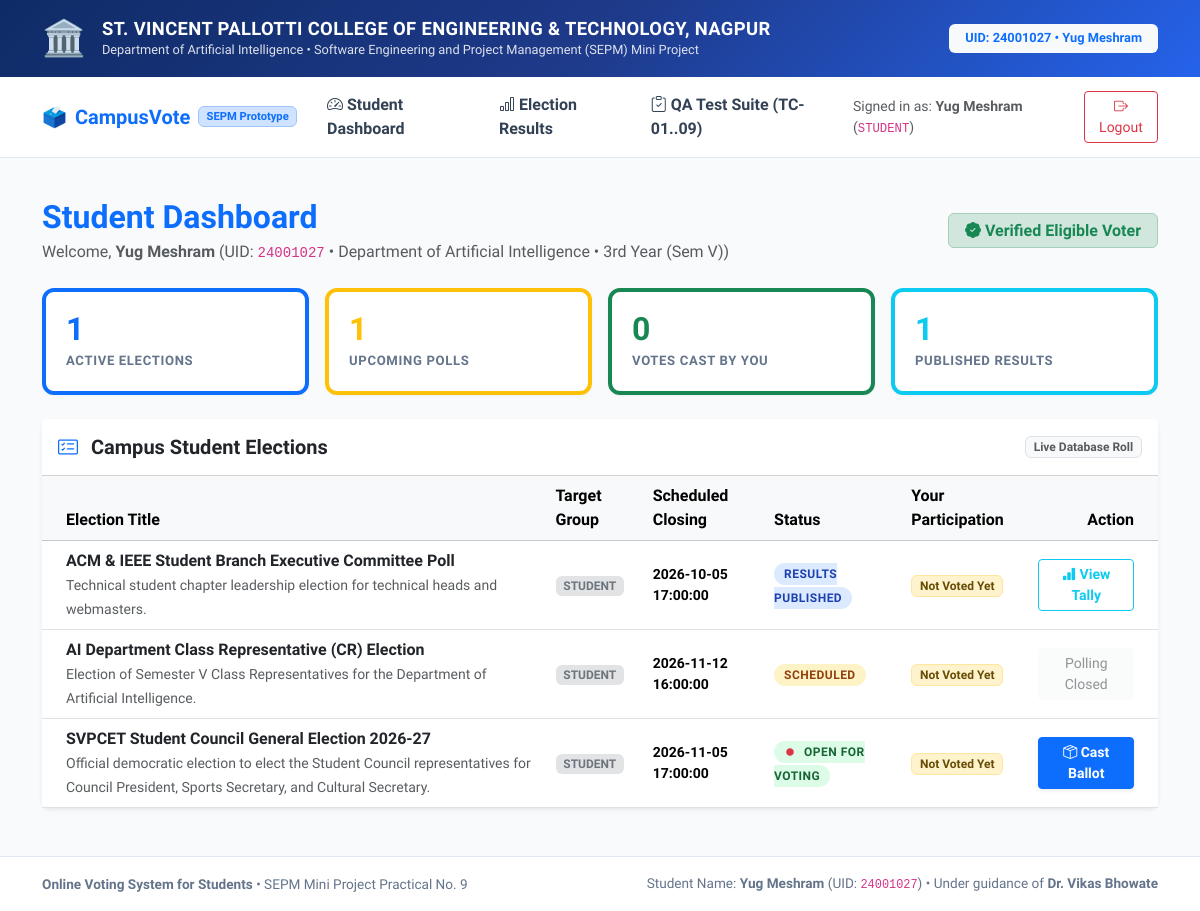
The page /student/dashboard (signed in) on the database its author committed.
### tables this page shows
CREATE TABLE elections (
        id INTEGER PRIMARY KEY AUTOINCREMENT,
        title TEXT NOT NULL,
        description TEXT,
        target_role TEXT NOT NULL DEFAULT 'student',
        status TEXT NOT NULL CHECK(status IN ('Draft', 'Scheduled', 'Open', 'Closed', 'Published')),
        start_time TEXT,
        end_time TEXT,
        created_by TEXT DEFAULT 'admin',
        created_at TIMESTAMP DEFAULT CURRENT_TIMESTAMP
    );

### server.py (the view)
        def wrapper(*args, **kwargs):
            user = get_current_user()
            if not user:
                flash("Please log in to access this portal.", "warning")
                return redirect(url_for('login_portal'))
            if user['role'] not in roles:
                flash(f"Access denied: This portal is reserved for {', '.join(roles).upper()}.", "danger")
                return redirect(url_for('index'))
            return f(*args, **kwargs)

### auth.py (called while the page is built)
def check_has_voted(user_id, election_id):
    conn = get_connection()
    cursor = conn.cursor()
    cursor.execute("SELECT id, receipt_code, voted_at FROM voter_records WHERE user_id = ? AND election_id = ?", (user_id, election_id))
    row = cursor.fetchone()
    conn.close()
    if row:
        return True, dict(row)
    return False, None

### database.py (called while the page is built)
def get_connection():
    conn = sqlite3.connect(DB_PATH, check_same_thread=False)
    conn.row_factory = sqlite3.Row
    return conn

### server.py (called while the page is built)
def get_current_user():
    return session.get('user')

def require_role(roles):
    def decorator(f):
        def wrapper(*args, **kwargs):
            user = get_current_user()
            if not user:
                flash("Please log in to access this portal.", "warning")
                return redirect(url_for('login_portal'))
            if user['role'] not in roles:
                flash(f"Access denied: This portal is reserved for {', '.join(roles).upper()}.", "danger")
                return redirect(url_for('index'))
            return f(*args, **kwargs)
        wrapper.__name__ = f.__name__
        return wrapper
    return decorator

### templates/student_dashboard.html (shortened to what this page needs)
{% extends "base.html" %}
{% block content %}
<div class="row align-items-center mb-4">
    <div class="col-md-8">
        <h2 class="fw-bold text-primary mb-1">Student Dashboard</h2>
        <p class="text-muted mb-0">
            Welcome, <strong>{{ user.name }}</strong> (UID: <code>{{ user.identifier }}</code> • {{ user.department }} • {{ user.year }})
        </p>
    </div>
    <div class="col-md-4 text-md-end mt-3 mt-md-0">
        <span class="badge bg-success-subtle text-success border border-success-subtle px-3 py-2 fs-6">
            <i class="bi bi-patch-check-fill"></i> Verified Eligible Voter
        </span>
    </div>
</div>
<div class="row g-3 mb-4">
    <div class="col-md-3 col-6">
        <div class="stat-card border-start border-4 border-primary">
            <div class="stat-value text-primary">{{ stats.active_elections }}</div>
            <div class="stat-label">Active Elections</div>
        </div>
    </div>
    <div class="col-md-3 col-6">
        <div class="stat-card border-start border-4 border-warning">
            <div class="stat-value text-warning">{{ stats.upcoming_elections }}</div>
            <div class="stat-label">Upcoming Polls</div>
        </div>
    </div>
    <div class="col-md-3 col-6">
        <div class="stat-card border-start border-4 border-success">
            <div class="stat-value text-success">{{ stats.votes_cast }}</div>
            <div class="stat-label">Votes Cast by You</div>
        </div>
    </div>
    <div class="col-md-3 col-6">
        <div class="stat-card border-start border-4 border-info">
            <div class="stat-value text-info">{{ stats.published_results }}</div>
            <div class="stat-label">Published Results</div>
        </div>
    </div>
</div>
<div class="card border-0 shadow-sm rounded-3 mb-4">
    <div class="card-header bg-white py-3 d-flex justify-content-between align-items-center">
        <h5 class="mb-0 fw-bold"><i class="bi bi-card-checklist text-primary me-2"></i> Campus Student Elections</h5>
        <span class="badge bg-light text-muted border">Live Database Roll</span>
    </div>
    <div class="card-body p-0">
        <div class="table-responsive">
            <table class="table table-hover align-middle mb-0">
                <thead class="table-light">
                    <tr>
                        <th class="ps-4">Election Title</th>
                        <th>Target Group</th>
                        <th>Scheduled Closing</th>
                        <th>Status</th>
                        <th>Your Participation</th>
                        <th class="text-end pe-4">Action</th>
                    </tr>
                </thead>
                <tbody>
                    {% for elec in elections %}
                    <tr>
                        <td class="ps-4">
                            <div class="fw-bold text-dark">{{ elec.title }}</div>
                            <small class="text-muted">{{ elec.description }}</small>
                        </td>
                        <td>
                            <span class="badge bg-secondary-subtle text-secondary">{{ elec.target_role.upper() }}</span>
                        </td>
                        <td>
                            <div class="small fw-semibold">{{ elec.end_time }}</div>
                        </td>
                        <td>
                            {% if elec.status == 'Open' %}
                                <span class="badge-status status-open"><i class="bi bi-record-fill text-danger me-1"></i> Open for Voting</span>
                            {% elif elec.status == 'Scheduled' %}
                                <span class="badge-status status-scheduled">Scheduled</span>
                            {% elif elec.status == 'Published' %}
                                <span class="badge-status status-published">Results Published</span>
                            {% else %}
                                <span class="badge-status status-closed">Closed</span>
                            {% endif %}
                        </td>
                        <td>
                            {% if elec.has_voted %}
                                <span class="badge bg-success text-white py-1 px-2">
                                    <i class="bi bi-check-circle-fill"></i> Voted
                                </span>
                                <div class="small text-muted mt-1" style="font-size: 0.75rem;">
                                    <code>{{ elec.receipt_code }}</code>
                                </div>
                            {% else %}
                                <span class="badge bg-warning-subtle text-warning-emphasis border border-warning-subtle">
                                    Not Voted Yet
                                </span>
                            {% endif %}
                        </td>
                        <td class="text-end pe-4">
                            {% if elec.status == 'Open' %}
                                {% if elec.has_voted %}
                                    <a href="{{ url_for('view_receipt', receipt_code=elec.receipt_code) }}" class="btn btn-outline-success btn-sm fw-semibold">
                                        <i class="bi bi-receipt"></i> View Certificate
                                    </a>
                                {% else %}
                                    <a href="{{ url_for('ballot_screen', election_id=elec.id) }}" class="btn btn-primary btn-sm fw-bold px-3 shadow-sm">
                                        <i class="bi bi-box-seam"></i> Cast Ballot
                                    </a>
                                {% endif %}
                            {% elif elec.status == 'Published' %}
                                <a href="{{ url_for('published_results') }}" class="btn btn-outline-info btn-sm fw-semibold">
                                    <i class="bi bi-bar-chart-fill"></i> View Tally
                                </a>
                            {% else %}
                                <button class="btn btn-light btn-sm text-muted" disabled>Polling Closed</button>
                            {% endif %}
                        </td>
                    </tr>
                    {% endfor %}
                </tbody>
            </table>
        </div>
    </div>
</div>
{% endblock %}

### templates/base.html (style rules this page uses)
:root { --primary-blue: #1E3A8A; --accent-blue: #3B82F6; --light-bg: #F8FAFC; --card-border: #E2E8F0; --text-main: #0F172A; --text-muted: #64748B; }
body { font-family: 'Plus Jakarta Sans', sans-serif; background-color: var(--light-bg); color: var(--text-main); min-height: 100vh; display: flex; flex-direction: column; }
.stat-card { background: white; border: 1px solid var(--card-border); border-radius: 12px; padding: 20px; box-shadow: 0 1px 3px rgba(0,0,0,0.04); transition: transform 0.15s ease, box-shadow 0.15s ease; }
.stat-value { font-size: 2rem; font-weight: 800; color: var(--text-main); line-height: 1.1; }
.stat-label { font-size: 0.82rem; font-weight: 600; text-transform: uppercase; letter-spacing: 0.05em; color: var(--text-muted); margin-top: 4px; }
.badge-status { font-size: 0.75rem; font-weight: 700; text-transform: uppercase; padding: 4px 10px; border-radius: 9999px; letter-spacing: 0.04em; }
.status-open { background: #DCFCE7; color: #166534; }
.status-scheduled { background: #FEF3C7; color: #92400E; }
.status-published { background: #DBEAFE; color: #1E40AF; }

### rows shown on the page
elections: title "ACM & IEEE Student Branch Executive Committee Poll", description "Technical student chapter leadership election for technical heads and webmasters.", target_role "STUDENT", end_time "2026-10-05 17:00:00", status "RESULTS PUBLISHED"
elections: title "AI Department Class Representative (CR) Election", description "Election of Semester V Class Representatives for the Department of Artificial Intelligence.", target_role "STUDENT", end_time "2026-11-12 16:00:00", status "SCHEDULED"
elections: title "SVPCET Student Council General Election 2026-27", description "Official democratic election to elect the Student Council representatives for Council President, Sports Secretary, and Cultural Secretary.", target_role "STUDENT", end_time "2026-11-05 17:00:00", status "Open" (drawn)

### other values the page prints
{{ session['user']['name'] }} "Yug Meshram"
{{ session['user']['role'].upper() }} "STUDENT"
{{ user.name }} "Yug Meshram"
{{ user.identifier }} "24001027"
{{ user.department }} "Department of Artificial Intelligence"
{{ user.year }} "3rd Year (Sem V)"
{{ stats.active_elections }} "1"
{{ stats.upcoming_elections }} "1"
{{ stats.votes_cast }} "0"
{{ stats.published_results }} "1"
